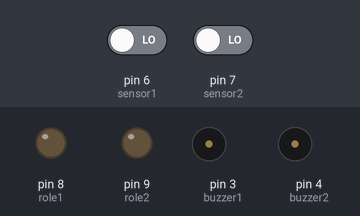
A sketch run on a simulated Arduino Uno, built with avr-gcc and run on an emulated ATmega328P. Shown: output pins drawn as LEDs (lit = HIGH), buzzer (waves = sounding, pin HIGH). Inputs (shaded band) come from the test bench; at power-on: pin 6 (sensor1) LOW, pin 7 (sensor2) LOW.

Above: at 1.2 s.
1.3 s: pin 6 (sensor1) driven HIGH
At 1.48 s:
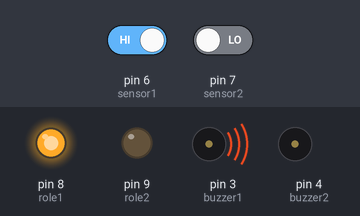
4.3 s: pin 6 (sensor1) driven LOW
At 4.7 s:
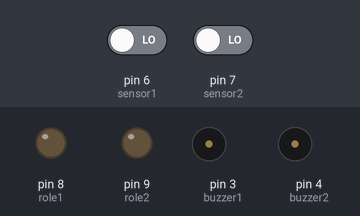
5.8 s: pin 7 (sensor2) driven HIGH
At 5.98 s:
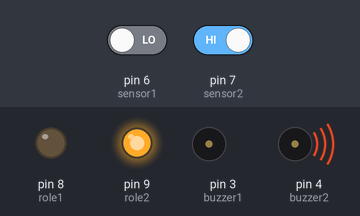
8.8 s: pin 6 (sensor1) driven HIGH
At 8.98 s:
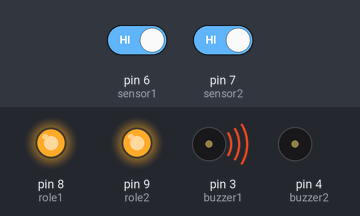
11.8 s: pin 6 (sensor1) driven LOW
At 11.98 s:
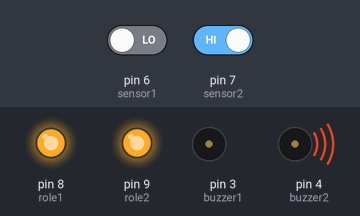
14.8 s: pin 7 (sensor2) driven LOW
At 15.2 s:
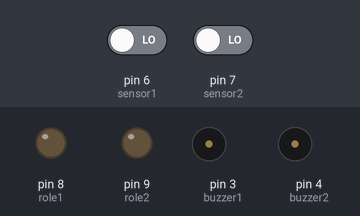
Timing chart, 0 to 17.3 s (numbered marks = the images above; inputs shaded):
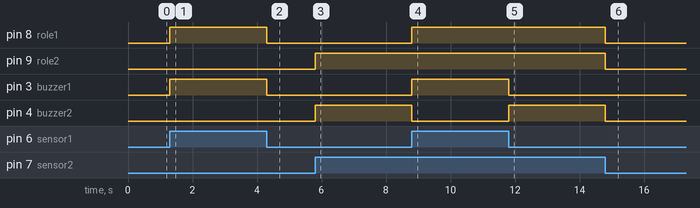

Measured:
- after the input at 1.3 s, pin 8 (role1), pin 3 (buzzer1): LOW → HIGH at once
- after the input at 4.3 s, pin 8 (role1), pin 3 (buzzer1): HIGH → LOW at once
- after the input at 5.8 s, pin 9 (role2), pin 4 (buzzer2): LOW → HIGH at once
- after the input at 8.8 s, pin 8 (role1), pin 3 (buzzer1): LOW → HIGH at once; pin 4 (buzzer2): HIGH → LOW at once
- after the input at 11.8 s, pin 3 (buzzer1): HIGH → LOW at once; pin 4 (buzzer2): LOW → HIGH at once
- after the input at 14.8 s, pin 8 (role1), pin 9 (role2), pin 4 (buzzer2): HIGH → LOW at once

The sketch:

BahceSulamaKodlama.ino.ino
```cpp
int sensor1=6;
int sensor2=7;

int role1=8;
int role2=9;

int buzzer1=3;
int buzzer2=4;

int sensor1deger=0;
int sensor2deger=0;


void setup() {
  pinMode(sensor1,INPUT);
  pinMode(sensor2,INPUT);
  pinMode(role1,OUTPUT);
  pinMode(role2,OUTPUT);
  pinMode(buzzer1,OUTPUT);
  pinMode(buzzer2,OUTPUT);

}

void loop() {
  sensor1deger=digitalRead(sensor1);
  sensor2deger=digitalRead(sensor2);

  if(sensor1deger==HIGH){
    digitalWrite(role1,HIGH);
    digitalWrite(buzzer1,HIGH);
    delay(120);
    digitalWrite(buzzer1,LOW);
  }
  else if(sensor2deger==HIGH){
    digitalWrite(role2,HIGH);
    digitalWrite(buzzer2,HIGH);
    delay(120);
    digitalWrite(buzzer2,LOW);
  }
  else{
    digitalWrite(role1,LOW);
    digitalWrite(role2,LOW);
    digitalWrite(buzzer1,LOW);
    digitalWrite(buzzer2,LOW);

  }


}
```
